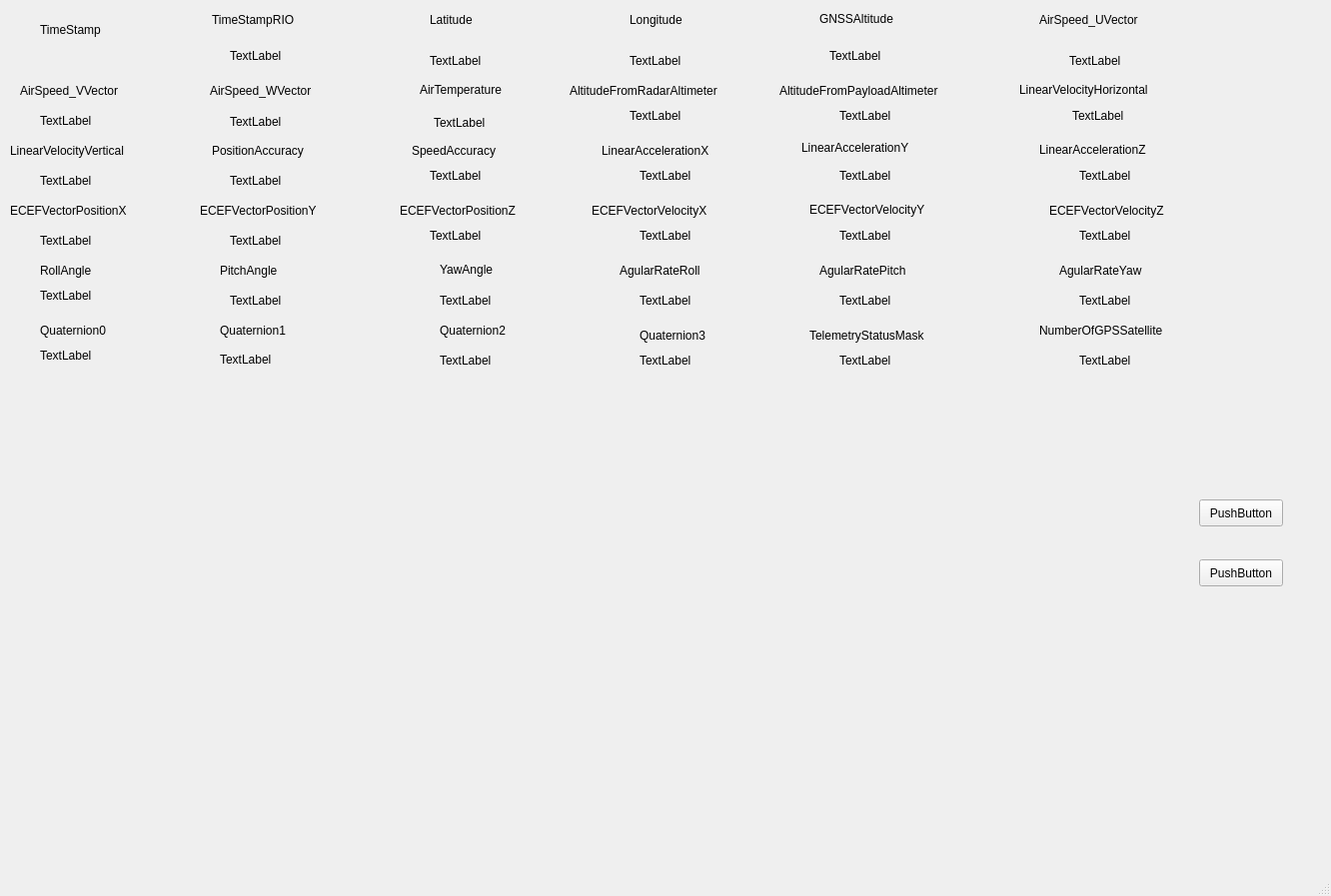
<?xml version="1.0" encoding="UTF-8"?>
<ui version="4.0">
 <class>MainWindow</class>
 <widget class="QMainWindow" name="MainWindow">
  <property name="geometry">
   <rect>
    <x>0</x>
    <y>0</y>
    <width>1332</width>
    <height>897</height>
   </rect>
  </property>
  <property name="windowTitle">
   <string>MainWindow</string>
  </property>
  <widget class="QWidget" name="centralwidget">
   <widget class="QLabel" name="lbl2">
    <property name="geometry">
     <rect>
      <x>230</x>
      <y>40</y>
      <width>161</width>
      <height>31</height>
     </rect>
    </property>
    <property name="text">
     <string>TextLabel</string>
    </property>
   </widget>
   <widget class="QLabel" name="lbl3">
    <property name="geometry">
     <rect>
      <x>430</x>
      <y>40</y>
      <width>121</width>
      <height>41</height>
     </rect>
    </property>
    <property name="text">
     <string>TextLabel</string>
    </property>
   </widget>
   <widget class="QLabel" name="lbl4">
    <property name="geometry">
     <rect>
      <x>630</x>
      <y>40</y>
      <width>121</width>
      <height>41</height>
     </rect>
    </property>
    <property name="text">
     <string>TextLabel</string>
    </property>
   </widget>
   <widget class="QLabel" name="lbl5">
    <property name="geometry">
     <rect>
      <x>830</x>
      <y>40</y>
      <width>121</width>
      <height>31</height>
     </rect>
    </property>
    <property name="text">
     <string>TextLabel</string>
    </property>
   </widget>
   <widget class="QLabel" name="lbl6">
    <property name="geometry">
     <rect>
      <x>1070</x>
      <y>40</y>
      <width>121</width>
      <height>41</height>
     </rect>
    </property>
    <property name="text">
     <string>TextLabel</string>
    </property>
   </widget>
   <widget class="QLabel" name="lbl7">
    <property name="geometry">
     <rect>
      <x>40</x>
      <y>90</y>
      <width>111</width>
      <height>61</height>
     </rect>
    </property>
    <property name="text">
     <string>TextLabel</string>
    </property>
   </widget>
   <widget class="QLabel" name="lbl8">
    <property name="geometry">
     <rect>
      <x>230</x>
      <y>101</y>
      <width>111</width>
      <height>41</height>
     </rect>
    </property>
    <property name="text">
     <string>TextLabel</string>
    </property>
   </widget>
   <widget class="QLabel" name="lbl9">
    <property name="geometry">
     <rect>
      <x>434</x>
      <y>107</y>
      <width>141</width>
      <height>31</height>
     </rect>
    </property>
    <property name="text">
     <string>TextLabel</string>
    </property>
   </widget>
   <widget class="QLabel" name="lbl10">
    <property name="geometry">
     <rect>
      <x>630</x>
      <y>100</y>
      <width>121</width>
      <height>31</height>
     </rect>
    </property>
    <property name="text">
     <string>TextLabel</string>
    </property>
   </widget>
   <widget class="QLabel" name="lbl11">
    <property name="geometry">
     <rect>
      <x>840</x>
      <y>100</y>
      <width>131</width>
      <height>31</height>
     </rect>
    </property>
    <property name="text">
     <string>TextLabel</string>
    </property>
   </widget>
   <widget class="QLabel" name="lbl12">
    <property name="geometry">
     <rect>
      <x>1073</x>
      <y>100</y>
      <width>121</width>
      <height>31</height>
     </rect>
    </property>
    <property name="text">
     <string>TextLabel</string>
    </property>
   </widget>
   <widget class="QLabel" name="lbl18">
    <property name="geometry">
     <rect>
      <x>1080</x>
      <y>160</y>
      <width>121</width>
      <height>31</height>
     </rect>
    </property>
    <property name="text">
     <string>TextLabel</string>
    </property>
   </widget>
   <widget class="QLabel" name="lbl13">
    <property name="geometry">
     <rect>
      <x>40</x>
      <y>150</y>
      <width>111</width>
      <height>61</height>
     </rect>
    </property>
    <property name="text">
     <string>TextLabel</string>
    </property>
   </widget>
   <widget class="QLabel" name="lbl16">
    <property name="geometry">
     <rect>
      <x>640</x>
      <y>160</y>
      <width>121</width>
      <height>31</height>
     </rect>
    </property>
    <property name="text">
     <string>TextLabel</string>
    </property>
   </widget>
   <widget class="QLabel" name="lbl14">
    <property name="geometry">
     <rect>
      <x>230</x>
      <y>160</y>
      <width>111</width>
      <height>41</height>
     </rect>
    </property>
    <property name="text">
     <string>TextLabel</string>
    </property>
   </widget>
   <widget class="QLabel" name="lbl15">
    <property name="geometry">
     <rect>
      <x>430</x>
      <y>160</y>
      <width>141</width>
      <height>31</height>
     </rect>
    </property>
    <property name="text">
     <string>TextLabel</string>
    </property>
   </widget>
   <widget class="QLabel" name="lbl17">
    <property name="geometry">
     <rect>
      <x>840</x>
      <y>160</y>
      <width>131</width>
      <height>31</height>
     </rect>
    </property>
    <property name="text">
     <string>TextLabel</string>
    </property>
   </widget>
   <widget class="QLabel" name="lbl24">
    <property name="geometry">
     <rect>
      <x>1080</x>
      <y>220</y>
      <width>121</width>
      <height>31</height>
     </rect>
    </property>
    <property name="text">
     <string>TextLabel</string>
    </property>
   </widget>
   <widget class="QLabel" name="lbl19">
    <property name="geometry">
     <rect>
      <x>40</x>
      <y>210</y>
      <width>111</width>
      <height>61</height>
     </rect>
    </property>
    <property name="text">
     <string>TextLabel</string>
    </property>
   </widget>
   <widget class="QLabel" name="lbl22">
    <property name="geometry">
     <rect>
      <x>640</x>
      <y>220</y>
      <width>121</width>
      <height>31</height>
     </rect>
    </property>
    <property name="text">
     <string>TextLabel</string>
    </property>
   </widget>
   <widget class="QLabel" name="lbl20">
    <property name="geometry">
     <rect>
      <x>230</x>
      <y>220</y>
      <width>111</width>
      <height>41</height>
     </rect>
    </property>
    <property name="text">
     <string>TextLabel</string>
    </property>
   </widget>
   <widget class="QLabel" name="lbl21">
    <property name="geometry">
     <rect>
      <x>430</x>
      <y>220</y>
      <width>141</width>
      <height>31</height>
     </rect>
    </property>
    <property name="text">
     <string>TextLabel</string>
    </property>
   </widget>
   <widget class="QLabel" name="lbl23">
    <property name="geometry">
     <rect>
      <x>840</x>
      <y>220</y>
      <width>131</width>
      <height>31</height>
     </rect>
    </property>
    <property name="text">
     <string>TextLabel</string>
    </property>
   </widget>
   <widget class="QLabel" name="lbl25">
    <property name="geometry">
     <rect>
      <x>40</x>
      <y>270</y>
      <width>111</width>
      <height>51</height>
     </rect>
    </property>
    <property name="text">
     <string>TextLabel</string>
    </property>
   </widget>
   <widget class="QLabel" name="lbl26">
    <property name="geometry">
     <rect>
      <x>230</x>
      <y>280</y>
      <width>111</width>
      <height>41</height>
     </rect>
    </property>
    <property name="text">
     <string>TextLabel</string>
    </property>
   </widget>
   <widget class="QLabel" name="lbl27">
    <property name="geometry">
     <rect>
      <x>440</x>
      <y>280</y>
      <width>111</width>
      <height>41</height>
     </rect>
    </property>
    <property name="text">
     <string>TextLabel</string>
    </property>
   </widget>
   <widget class="QLabel" name="lbl28">
    <property name="geometry">
     <rect>
      <x>640</x>
      <y>280</y>
      <width>111</width>
      <height>41</height>
     </rect>
    </property>
    <property name="text">
     <string>TextLabel</string>
    </property>
   </widget>
   <widget class="QLabel" name="lbl29">
    <property name="geometry">
     <rect>
      <x>840</x>
      <y>280</y>
      <width>111</width>
      <height>41</height>
     </rect>
    </property>
    <property name="text">
     <string>TextLabel</string>
    </property>
   </widget>
   <widget class="QLabel" name="lbl30">
    <property name="geometry">
     <rect>
      <x>1080</x>
      <y>280</y>
      <width>111</width>
      <height>41</height>
     </rect>
    </property>
    <property name="text">
     <string>TextLabel</string>
    </property>
   </widget>
   <widget class="QLabel" name="lbl35">
    <property name="geometry">
     <rect>
      <x>840</x>
      <y>340</y>
      <width>111</width>
      <height>41</height>
     </rect>
    </property>
    <property name="text">
     <string>TextLabel</string>
    </property>
   </widget>
   <widget class="QLabel" name="lbl31">
    <property name="geometry">
     <rect>
      <x>40</x>
      <y>330</y>
      <width>111</width>
      <height>51</height>
     </rect>
    </property>
    <property name="text">
     <string>TextLabel</string>
    </property>
   </widget>
   <widget class="QLabel" name="lbl34">
    <property name="geometry">
     <rect>
      <x>640</x>
      <y>340</y>
      <width>111</width>
      <height>41</height>
     </rect>
    </property>
    <property name="text">
     <string>TextLabel</string>
    </property>
   </widget>
   <widget class="QLabel" name="lbl33">
    <property name="geometry">
     <rect>
      <x>440</x>
      <y>340</y>
      <width>111</width>
      <height>41</height>
     </rect>
    </property>
    <property name="text">
     <string>TextLabel</string>
    </property>
   </widget>
   <widget class="QLabel" name="lbl36">
    <property name="geometry">
     <rect>
      <x>1080</x>
      <y>340</y>
      <width>111</width>
      <height>41</height>
     </rect>
    </property>
    <property name="text">
     <string>TextLabel</string>
    </property>
   </widget>
   <widget class="QLabel" name="label">
    <property name="geometry">
     <rect>
      <x>40</x>
      <y>20</y>
      <width>81</width>
      <height>19</height>
     </rect>
    </property>
    <property name="text">
     <string>TimeStamp</string>
    </property>
   </widget>
   <widget class="QLabel" name="label_2">
    <property name="geometry">
     <rect>
      <x>212</x>
      <y>10</y>
      <width>101</width>
      <height>20</height>
     </rect>
    </property>
    <property name="text">
     <string>TimeStampRIO</string>
    </property>
   </widget>
   <widget class="QLabel" name="label_3">
    <property name="geometry">
     <rect>
      <x>430</x>
      <y>10</y>
      <width>63</width>
      <height>19</height>
     </rect>
    </property>
    <property name="text">
     <string>Latitude</string>
    </property>
   </widget>
   <widget class="QLabel" name="label_4">
    <property name="geometry">
     <rect>
      <x>630</x>
      <y>10</y>
      <width>71</width>
      <height>20</height>
     </rect>
    </property>
    <property name="text">
     <string>Longitude</string>
    </property>
   </widget>
   <widget class="QLabel" name="label_5">
    <property name="geometry">
     <rect>
      <x>820</x>
      <y>9</y>
      <width>101</width>
      <height>20</height>
     </rect>
    </property>
    <property name="text">
     <string>GNSSAltitude</string>
    </property>
   </widget>
   <widget class="QLabel" name="label_6">
    <property name="geometry">
     <rect>
      <x>1040</x>
      <y>10</y>
      <width>131</width>
      <height>19</height>
     </rect>
    </property>
    <property name="text">
     <string>AirSpeed_UVector</string>
    </property>
   </widget>
   <widget class="QLabel" name="label_7">
    <property name="geometry">
     <rect>
      <x>20</x>
      <y>80</y>
      <width>131</width>
      <height>21</height>
     </rect>
    </property>
    <property name="text">
     <string>AirSpeed_VVector</string>
    </property>
   </widget>
   <widget class="QLabel" name="label_8">
    <property name="geometry">
     <rect>
      <x>210</x>
      <y>80</y>
      <width>131</width>
      <height>21</height>
     </rect>
    </property>
    <property name="text">
     <string>AirSpeed_WVector</string>
    </property>
   </widget>
   <widget class="QLabel" name="label_9">
    <property name="geometry">
     <rect>
      <x>420</x>
      <y>80</y>
      <width>101</width>
      <height>20</height>
     </rect>
    </property>
    <property name="text">
     <string>AirTemperature</string>
    </property>
   </widget>
   <widget class="QLabel" name="label_10">
    <property name="geometry">
     <rect>
      <x>570</x>
      <y>80</y>
      <width>191</width>
      <height>21</height>
     </rect>
    </property>
    <property name="text">
     <string>AltitudeFromRadarAltimeter</string>
    </property>
   </widget>
   <widget class="QLabel" name="label_11">
    <property name="geometry">
     <rect>
      <x>780</x>
      <y>80</y>
      <width>201</width>
      <height>21</height>
     </rect>
    </property>
    <property name="text">
     <string>AltitudeFromPayloadAltimeter</string>
    </property>
   </widget>
   <widget class="QLabel" name="label_12">
    <property name="geometry">
     <rect>
      <x>1020</x>
      <y>80</y>
      <width>171</width>
      <height>20</height>
     </rect>
    </property>
    <property name="text">
     <string>LinearVelocityHorizontal</string>
    </property>
   </widget>
   <widget class="QLabel" name="label_13">
    <property name="geometry">
     <rect>
      <x>10</x>
      <y>140</y>
      <width>151</width>
      <height>21</height>
     </rect>
    </property>
    <property name="text">
     <string>LinearVelocityVertical</string>
    </property>
   </widget>
   <widget class="QLabel" name="label_14">
    <property name="geometry">
     <rect>
      <x>1040</x>
      <y>140</y>
      <width>151</width>
      <height>20</height>
     </rect>
    </property>
    <property name="text">
     <string>LinearAccelerationZ</string>
    </property>
   </widget>
   <widget class="QLabel" name="label_15">
    <property name="geometry">
     <rect>
      <x>802</x>
      <y>140</y>
      <width>131</width>
      <height>16</height>
     </rect>
    </property>
    <property name="text">
     <string>LinearAccelerationY</string>
    </property>
   </widget>
   <widget class="QLabel" name="label_16">
    <property name="geometry">
     <rect>
      <x>602</x>
      <y>140</y>
      <width>131</width>
      <height>21</height>
     </rect>
    </property>
    <property name="text">
     <string>LinearAccelerationX</string>
    </property>
   </widget>
   <widget class="QLabel" name="label_17">
    <property name="geometry">
     <rect>
      <x>412</x>
      <y>140</y>
      <width>111</width>
      <height>21</height>
     </rect>
    </property>
    <property name="text">
     <string>SpeedAccuracy</string>
    </property>
   </widget>
   <widget class="QLabel" name="label_18">
    <property name="geometry">
     <rect>
      <x>212</x>
      <y>140</y>
      <width>111</width>
      <height>21</height>
     </rect>
    </property>
    <property name="text">
     <string>PositionAccuracy</string>
    </property>
   </widget>
   <widget class="QLabel" name="label_19">
    <property name="geometry">
     <rect>
      <x>10</x>
      <y>200</y>
      <width>151</width>
      <height>21</height>
     </rect>
    </property>
    <property name="text">
     <string>ECEFVectorPositionX</string>
    </property>
   </widget>
   <widget class="QLabel" name="label_20">
    <property name="geometry">
     <rect>
      <x>200</x>
      <y>200</y>
      <width>141</width>
      <height>21</height>
     </rect>
    </property>
    <property name="text">
     <string>ECEFVectorPositionY</string>
    </property>
   </widget>
   <widget class="QLabel" name="label_21">
    <property name="geometry">
     <rect>
      <x>400</x>
      <y>200</y>
      <width>141</width>
      <height>21</height>
     </rect>
    </property>
    <property name="text">
     <string>ECEFVectorPositionZ</string>
    </property>
   </widget>
   <widget class="QLabel" name="label_22">
    <property name="geometry">
     <rect>
      <x>592</x>
      <y>200</y>
      <width>151</width>
      <height>21</height>
     </rect>
    </property>
    <property name="text">
     <string>ECEFVectorVelocityX</string>
    </property>
   </widget>
   <widget class="QLabel" name="label_23">
    <property name="geometry">
     <rect>
      <x>810</x>
      <y>200</y>
      <width>141</width>
      <height>20</height>
     </rect>
    </property>
    <property name="text">
     <string>ECEFVectorVelocityY</string>
    </property>
   </widget>
   <widget class="QLabel" name="label_24">
    <property name="geometry">
     <rect>
      <x>1050</x>
      <y>200</y>
      <width>171</width>
      <height>21</height>
     </rect>
    </property>
    <property name="text">
     <string>ECEFVectorVelocityZ</string>
    </property>
   </widget>
   <widget class="QLabel" name="label_25">
    <property name="geometry">
     <rect>
      <x>40</x>
      <y>260</y>
      <width>81</width>
      <height>21</height>
     </rect>
    </property>
    <property name="text">
     <string>RollAngle</string>
    </property>
   </widget>
   <widget class="QLabel" name="lbl32">
    <property name="geometry">
     <rect>
      <x>220</x>
      <y>350</y>
      <width>63</width>
      <height>19</height>
     </rect>
    </property>
    <property name="text">
     <string>TextLabel</string>
    </property>
   </widget>
   <widget class="QLabel" name="label_27">
    <property name="geometry">
     <rect>
      <x>220</x>
      <y>260</y>
      <width>71</width>
      <height>21</height>
     </rect>
    </property>
    <property name="text">
     <string>PitchAngle</string>
    </property>
   </widget>
   <widget class="QLabel" name="label_28">
    <property name="geometry">
     <rect>
      <x>440</x>
      <y>260</y>
      <width>81</width>
      <height>20</height>
     </rect>
    </property>
    <property name="text">
     <string>YawAngle</string>
    </property>
   </widget>
   <widget class="QLabel" name="label_29">
    <property name="geometry">
     <rect>
      <x>620</x>
      <y>260</y>
      <width>111</width>
      <height>21</height>
     </rect>
    </property>
    <property name="text">
     <string>AgularRateRoll</string>
    </property>
   </widget>
   <widget class="QLabel" name="label_30">
    <property name="geometry">
     <rect>
      <x>820</x>
      <y>260</y>
      <width>111</width>
      <height>21</height>
     </rect>
    </property>
    <property name="text">
     <string>AgularRatePitch</string>
    </property>
   </widget>
   <widget class="QLabel" name="label_31">
    <property name="geometry">
     <rect>
      <x>1060</x>
      <y>260</y>
      <width>101</width>
      <height>21</height>
     </rect>
    </property>
    <property name="text">
     <string>AgularRateYaw</string>
    </property>
   </widget>
   <widget class="QLabel" name="label_32">
    <property name="geometry">
     <rect>
      <x>40</x>
      <y>320</y>
      <width>81</width>
      <height>21</height>
     </rect>
    </property>
    <property name="text">
     <string>Quaternion0</string>
    </property>
   </widget>
   <widget class="QLabel" name="label_33">
    <property name="geometry">
     <rect>
      <x>220</x>
      <y>320</y>
      <width>91</width>
      <height>21</height>
     </rect>
    </property>
    <property name="text">
     <string>Quaternion1</string>
    </property>
   </widget>
   <widget class="QLabel" name="label_34">
    <property name="geometry">
     <rect>
      <x>440</x>
      <y>320</y>
      <width>91</width>
      <height>21</height>
     </rect>
    </property>
    <property name="text">
     <string>Quaternion2</string>
    </property>
   </widget>
   <widget class="QLabel" name="label_35">
    <property name="geometry">
     <rect>
      <x>640</x>
      <y>320</y>
      <width>91</width>
      <height>31</height>
     </rect>
    </property>
    <property name="text">
     <string>Quaternion3</string>
    </property>
   </widget>
   <widget class="QLabel" name="label_36">
    <property name="geometry">
     <rect>
      <x>810</x>
      <y>320</y>
      <width>151</width>
      <height>31</height>
     </rect>
    </property>
    <property name="text">
     <string>TelemetryStatusMask</string>
    </property>
   </widget>
   <widget class="QLabel" name="label_37">
    <property name="geometry">
     <rect>
      <x>1040</x>
      <y>320</y>
      <width>161</width>
      <height>21</height>
     </rect>
    </property>
    <property name="text">
     <string>NumberOfGPSSatellite</string>
    </property>
   </widget>
   <widget class="QPushButton" name="pushButton">
    <property name="geometry">
     <rect>
      <x>1200</x>
      <y>560</y>
      <width>84</width>
      <height>27</height>
     </rect>
    </property>
    <property name="text">
     <string>PushButton</string>
    </property>
   </widget>
   <widget class="QPushButton" name="pushButton_2">
    <property name="geometry">
     <rect>
      <x>1200</x>
      <y>500</y>
      <width>84</width>
      <height>27</height>
     </rect>
    </property>
    <property name="text">
     <string>PushButton</string>
    </property>
   </widget>
  </widget>
  <widget class="QMenuBar" name="menubar">
   <property name="geometry">
    <rect>
     <x>0</x>
     <y>0</y>
     <width>1332</width>
     <height>24</height>
    </rect>
   </property>
  </widget>
  <widget class="QStatusBar" name="statusbar"/>
 </widget>
 <resources/>
 <connections/>
</ui>
